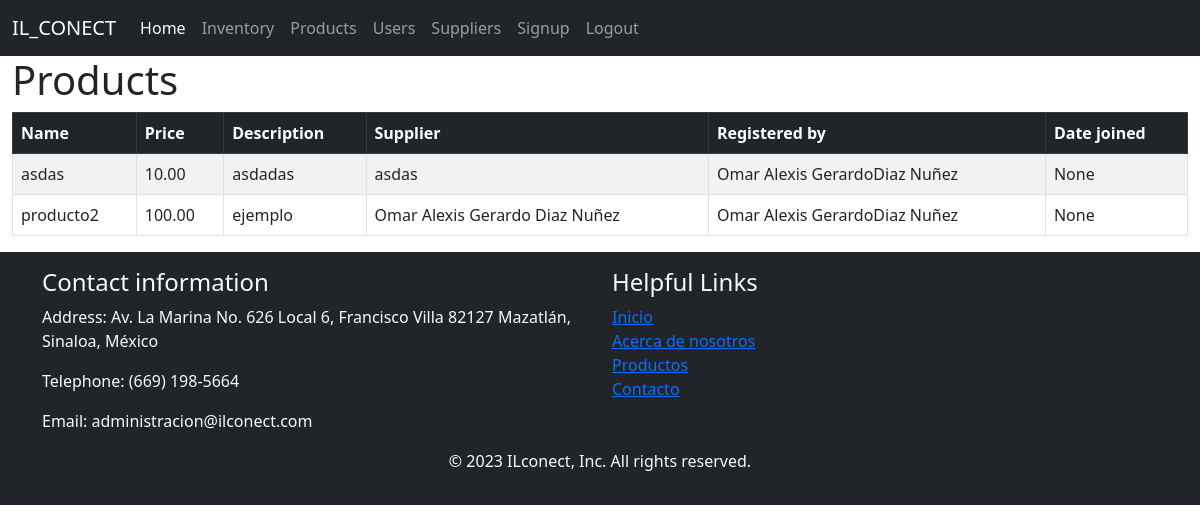
Before: /products/ (signed in) with the older database file.
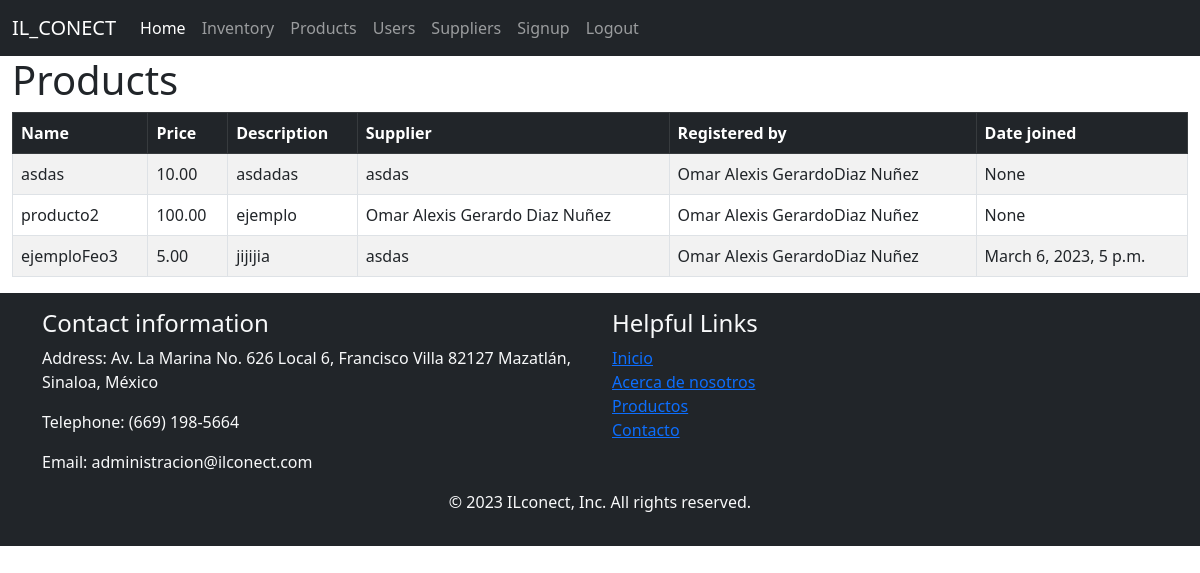
After: the same page with the newer database file.
### inventory/models.py (models this page shows, shortened)
class Products(models.Model):
    name = models.CharField(max_length=255)
    description = models.TextField(max_length=255)
    price = models.DecimalField(max_digits=12, decimal_places=2)
    user = models.ForeignKey(User, on_delete=models.CASCADE, null=True)
    supplier = models.ForeignKey(Supplier, on_delete=models.CASCADE)
    date = models.DateTimeField(null=True, auto_now_add=True)

class Supplier(models.Model):
    name = models.CharField(max_length=255)
    maincontact = models.CharField(max_length=255, null=True)
    telephone = models.IntegerField(null=True)
    email = models.EmailField(null=True)
    website = models.URLField(null=True)
    country = models.TextField(max_length=255, null=True)
    description = models.TextField(max_length=255, null=True)
    user = models.ForeignKey(User, on_delete=models.CASCADE, null=True)

### inventory/views.py (the view)
# urls.py: path('products/', views.products),
@login_required
def products(request):
    products = Products.objects.all()
    return render(request, 'products.html', {
        'products': products
        })

### inventory/templates/products.html
{% extends 'base.html' %}
{% block content %}
<div class="container-fluid">
    <h1>Products</h1>
    </div>
    <div class="container-fluid">
        <table class="table table-striped table-hover table-bordered mx-auto">
            <thead>
                <tr class="table-dark">
                    <th>Name</th>
                    <th>Price</th>
                    <th>Description</th>
                    <th>Supplier</th>
                    <th>Registered by</th>
                    <th>Date joined</th>
                </tr>
            </thead>
            <tbody>
                {% for product in products %}
                <tr>
                    <td><a href="modify/" class="text-decoration-none text-reset">{{ product.name }}</a></td>
                    <td>{{ product.price }}</td>
                    <td>{{ product.description }}</td>
                    <td>{{ product.supplier.name }}</td>
                    <td>{{ product.user.first_name }}{{ product.user.last_name }}</td>
                    <td>{{ product.date }}</td>
                </tr>
                {% endfor %}
            </tbody>
        </table>
    </div>
{% endblock %}

Changed rows visible on the page:
added Products: name "ejemploFeo3", price "5.00", description "jijijia", supplier.name "asdas", user.first_name "Omar Alexis Gerardo", user.last_name "Diaz Nuñez", date "March 6, 2023, 5 p.m."
